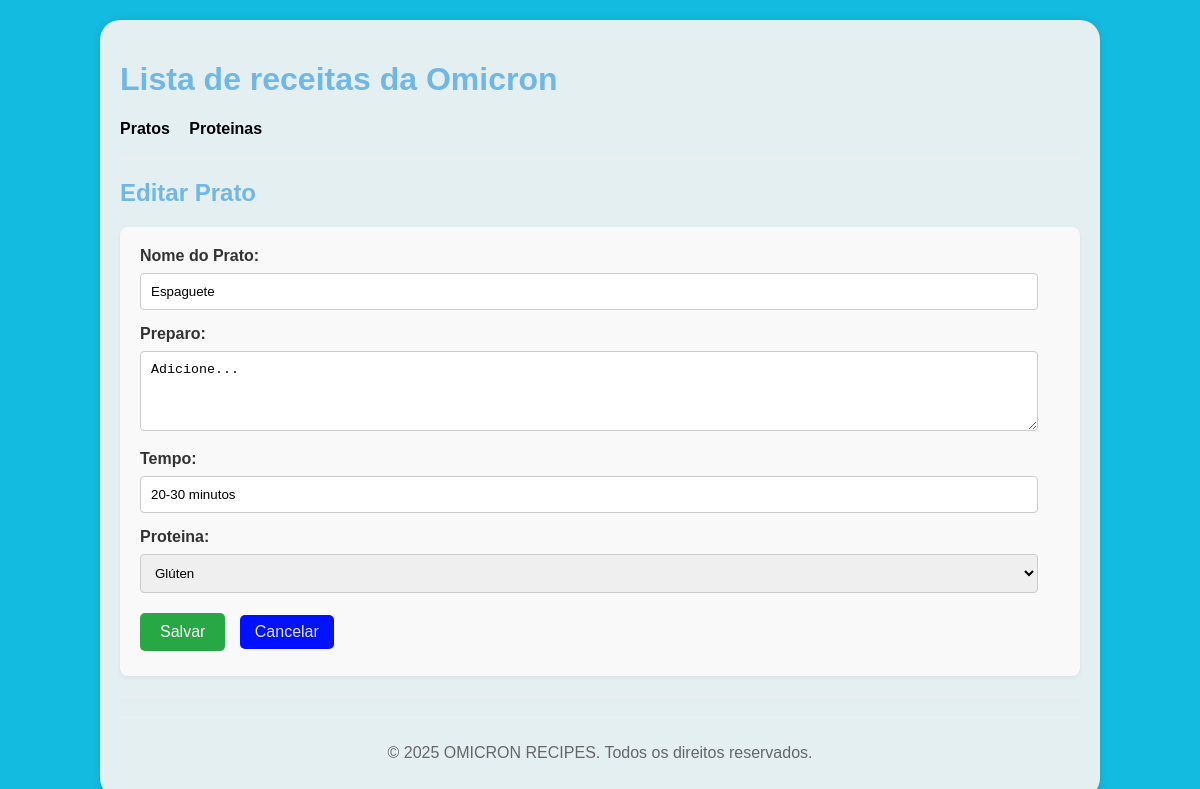
Page /public/index.php?page=pratos&action=edit&id=1 on the earlier database version.
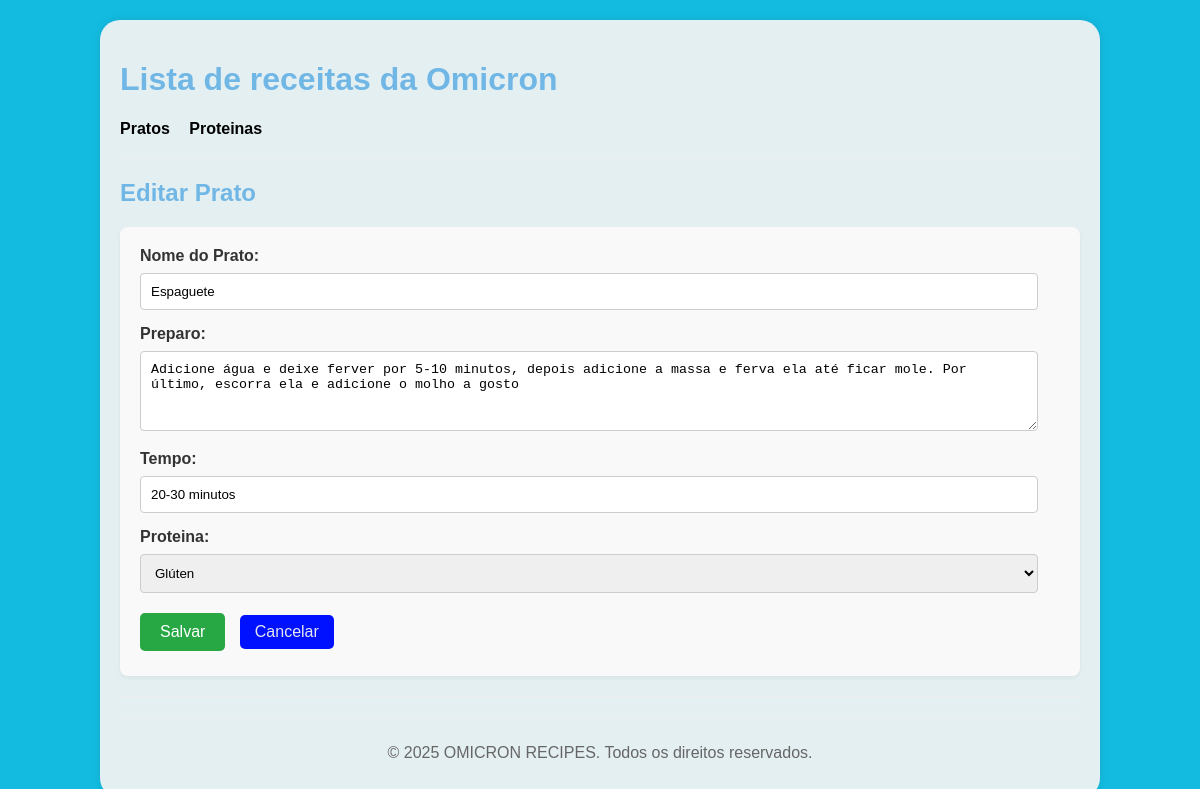
Same page on the later database version.
### tables this page shows
CREATE TABLE IF NOT EXISTS pratos (
    id INT(11) NOT NULL AUTO_INCREMENT,
    nome VARCHAR(255) NOT NULL,
    preparo VARCHAR(255) NOT NULL,
    tempo VARCHAR(255) NOT NULL,
    proteina_id INT(11) NOT NULL,
    PRIMARY KEY (id),
    FOREIGN KEY (proteina_id) REFERENCES proteina(id) ON DELETE CASCADE
);

### controllers/PratoController.php (called while the page is built, shortened)
<?php
include_once '../config/database.php';
include_once '../models/Prato.php';
include_once '../models/Proteina.php';
class PratoController {
    private $prato;
    private $proteina;
    public function __construct() {
        $database = new Database();
        $this->conn = $database->getConnection();
        $this->prato = new Prato($this->conn);
        $this->proteina = new Proteina($this->conn);
    }
    public function readOne($id) {
        $this->prato->id = $id;
        $this->prato->readOne();
        return $this->prato;
    }
    public function getProteinas() {
        $stmt = $this->proteina->read();
        return $stmt;
    }
}
?>

### config/database.php (called while the page is built, shortened)
<?php
class Database {
    private $host = "localhost";
    private $db_name = "Receitas";
    private $username = "root";
    private $password = "";
    public function getConnection(){
        $this->conn = null;
        try{
            $this->conn = new PDO("mysql:host=" . $this->host . ";dbname=" . $this->db_name, $this->username, $this->password);
            $this->conn->exec("set names utf8");
        }catch(PDOException $exception){
            echo "Erro de conexão: " . $exception->getMessage();
        }
        return $this->conn;
    }
}
?>

### models/Prato.php (called while the page is built, shortened)
<?php
class Prato {
    private $conn;
    private $table_name = "pratos";
    public $id;
    public function __construct($db){
        $this->conn = $db;
    }
    function readOne(){
        $query = "SELECT
                    c.nome as proteina_nome, p.id, p.nome, p.preparo, p.tempo, p.proteina_id
                FROM
                    " . $this->table_name . " p
                    LEFT JOIN
                        proteina c
                            ON p.proteina_id = c.id
                WHERE
                    p.id = ?
                LIMIT
                    0,1";
        $stmt = $this->conn->prepare( $query );
        $stmt->bindParam(1, $this->id);
        $stmt->execute();
        $row = $stmt->fetch(PDO::FETCH_ASSOC);
        $this->nome = $row["nome"];
        $this->preparo = $row["preparo"];
        $this->tempo = $row["tempo"];
        $this->proteina_id = $row["proteina_id"];
    }
}
?>

### models/Proteina.php (called while the page is built, shortened)
<?php
class Proteina {
    private $conn;
    private $table_name = "proteina";
    public function __construct($db){
        $this->conn = $db;
    }
    function read(){
        $query = "SELECT id, nome FROM " . $this->table_name . " ORDER BY id";
        $stmt = $this->conn->prepare($query);
        $stmt->execute();
        return $stmt;
    }
}
?>

### views/pratos/edit_prat.php (the view, shortened to what this page needs)
<?php
include_once __DIR__ .
'/../../controllers/PratoController.php';
$controller = new PratoController();
$id = isset($_GET['id']) ? $_GET['id'] : die('ID do produto não fornecido.');
$prato = $controller->readOne($id);
$proteinas_stmt = $controller->getProteinas();
include __DIR__ .
'/../../views/includes/header.php';
?>
<h2>Editar Prato</h2>
<form action="/CRUD%20trabalho/public/index.php?page=pratos&action=edit&id=<?php echo $id; ?>" method="POST">
    <label for="nome">Nome do Prato:</label>
    <input type="text" id="nome" name="nome" value="<?php echo htmlspecialchars($prato->nome, ENT_QUOTES); ?>" required>
    <label for="preparo">Preparo:</label>
    <textarea id="preparo" name="preparo"><?php echo htmlspecialchars($prato->preparo, ENT_QUOTES); ?></textarea>
    <label for="tempo">Tempo:</label>
    <input type="text" id="tempo" name="tempo" step="0.01" value="<?php echo htmlspecialchars($prato->tempo, ENT_QUOTES); ?>" required>
    <label for="proteina_id">Proteina:</label>
    <select id="proteina_id" name="proteina_id" required>
        <?php
        while ($proteina = $proteinas_stmt->fetch(PDO::FETCH_ASSOC)) {
            $selected = ($proteina['id'] == $prato->proteina_id) ? 'selected' : '';
            echo "<option value=\"" . $proteina['id'] . "\" {$selected}>" . $proteina['nome'] . "</option>";
        }
        ?>
    </select>
    <button type="submit" class="button">Salvar</button>
    <a href="/CRUD%20trabalho/public/index.php?page=pratos" class="button">Cancelar</a>
</form>
<?php include __DIR__ .
'/../../views/includes/footer.php'; ?>

Differences in the rows shown:
changed pratos "Espaguete": preparo "Adicione..." → "Adicione água e deixe ferver por 5-10 minutos, depois adicione a massa e ferva ela até ficar mole. Por último, escorra ela e adicione o molho a gosto"
